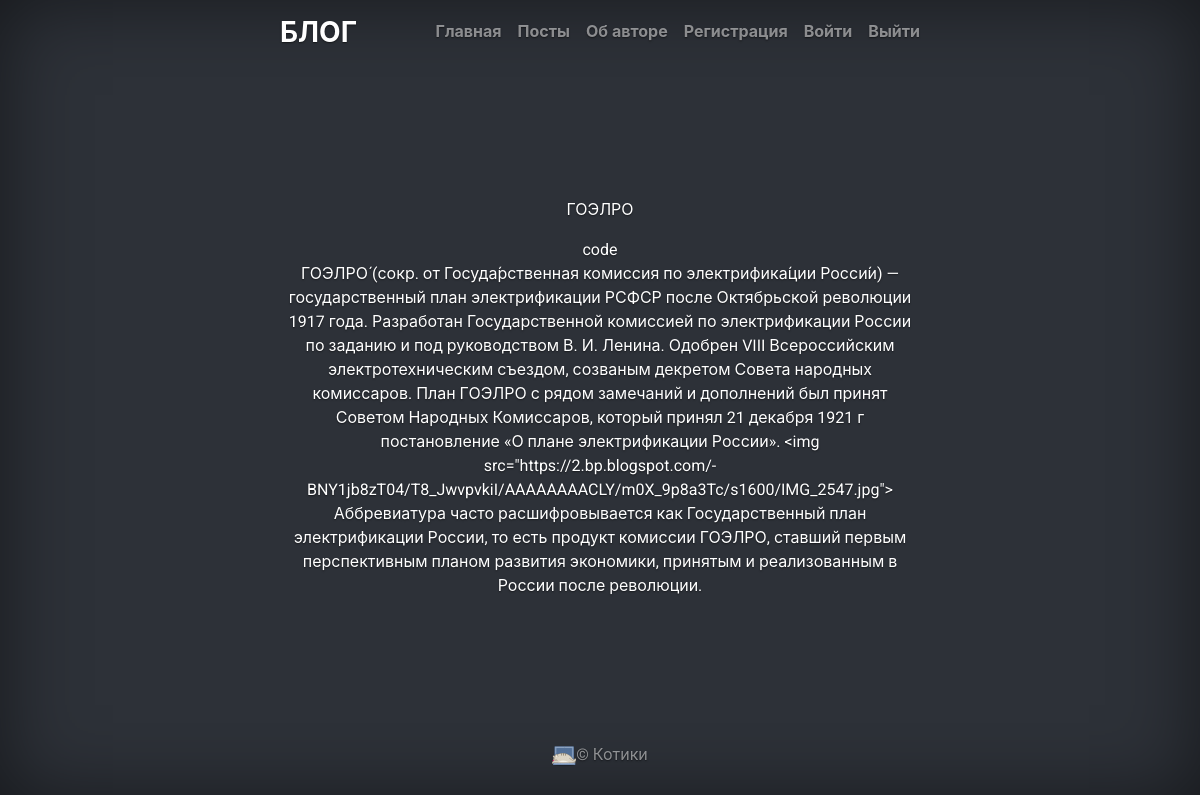
The app's page /posts/ГОЭЛРО (signed in) with its own data.
### app/models.py (models this page shows, shortened)
class Post(db.Model):
    id = db.Column(db.Integer, primary_key=True)
    title = db.Column(db.String(140))
    slug = db.Column(db.String(140), unique=True)
    body = db.Column(db.Text)
    created = db.Column(db.DateTime, default=datetime.now())
    tags = db.relationship('Tag', secondary=post_tags, backref=db.backref('posts', lazy='dynamic'))

class Tag(db.Model):
    id = db.Column(db.Integer, primary_key=True)
    name = db.Column(db.String(100))
    slug = db.Column(db.String(100))

### posts/blueprint.py (the view)
@posts.route('/<slug>')
@login_required
def post_detail(slug):
    post = Post.query.filter(Post.slug==slug).first()
    tags = post.tags
    return render_template('posts/post_detail.html', post=post, tags=tags)

### app/models.py (called while the page is built)
@login.user_loader
def load_user(id):
    return User.query.get(int(id))

### posts/templates/posts/post_detail.html
{% extends "base.html" %}
{% block content %}
    <p>{{ post.title }}</p>
    <div class="tags">
    {% for tag in tags %}
        <a href="{{url_for('posts.tag_detail', slug=tag.slug)}}">
        <span class="label label-primary">{{ tag.name }}</span>
        </a>
    {% endfor %}
    </div>
   <div class="main-content">{{ post.body }}</div>
{% endblock %}

### app/static/css/cover.css (style rules this page uses)
a, a:focus, a:hover { color: #fff; }
html, body { height: 100%; background-color: rgb(45,49,56); }
body { font-family: 'Roboto', -apple-system, system-ui, BlinkMacSystemFont, "Segoe UI", Roboto, "Helvetica Neue", Arial, sans-serif; display: -ms-flexbox; display: flex; color: #fff; text-shadow: 0 .05rem .1rem rgba(0, 0, 0, .5); box-shadow: inset 0 0 5rem rgba(0, 0, 0, .5); }

### records on screen
Post: title "ГОЭЛРО", body "ГОЭЛРО́ (сокр. от Госуда́рственная комиссия по электрифика́ции Росси́и) — государственный план электрификации РСФСР после Октябрьской революции 1917 года. Разработан Государственной комиссией по электрификации России по заданию и под руководством В. И. Ленина. Одобрен VIII Всероссийским электротехническим съездом, созваным декретом Совета народных комиссаров. План ГОЭЛРО с рядом замечаний и дополнений был принят Советом Народных Комиссаров, который принял 21 декабря 1921 г постановление «О плане электрификации России». <img src=\"https://2.bp.blogspot.com/-BNY1jb8zT04/T8_JwvpvkiI/AAAAAAAACLY/m0X_9p8a3Tc/s1600/IMG_2547.jpg\"> Аббревиатура часто расшифровывается как Государственный план…"
Tag: name "code"
